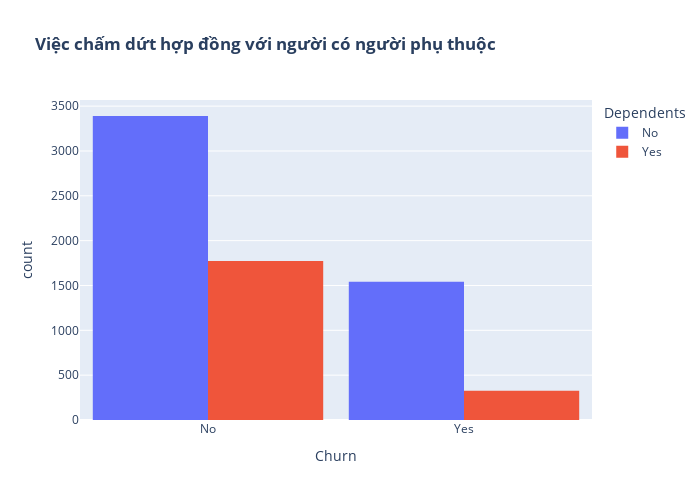

Notebook source saved alongside this figure:
### Markdown cell above
Nhận xét: Phần lớn trường hợp chấm dứt hợp đồng xảy ra khi người dùng thanh toán bằng Electronic check

### Code cell
fig = px.histogram(df, x="Churn", color="Dependents", barmode="group", title="<b>Việc chấm dứt hợp đồng với người có người phụ thuộc</b>")
fig.update_layout(width=700, height=500, bargap=0.1)
fig.show()

### Figure 1 — Plotly figure (JSON) as saved in the notebook; plotly's stock layout.template omitted (floating-point values rounded to 4 significant figures; data arrays with more than 128 entries replaced by an {"elided": "..."} marker saying what was removed)
{"data": [{"alignmentgroup": "True", "bingroup": "x", "hovertemplate": "Dependents=No<br>Churn=%{x}<br>count=%{y}<extra></extra>", "legendgroup": "No", "marker": {"color": "#636efa", "pattern": {"shape": ""}}, "name": "No", "offsetgroup": "No", "orientation": "v", "showlegend": true, "type": "histogram", "x": {"elided": "4933 str values"}, "xaxis": "x", "yaxis": "y"}, {"alignmentgroup": "True", "bingroup": "x", "hovertemplate": "Dependents=Yes<br>Churn=%{x}<br>count=%{y}<extra></extra>", "legendgroup": "Yes", "marker": {"color": "#EF553B", "pattern": {"shape": ""}}, "name": "Yes", "offsetgroup": "Yes", "orientation": "v", "showlegend": true, "type": "histogram", "x": {"elided": "2099 str values"}, "xaxis": "x", "yaxis": "y"}], "layout": {"bargap": 0.1, "barmode": "group", "height": 500, "legend": {"title": {"text": "Dependents"}, "tracegroupgap": 0}, "title": {"text": "<b>Việc chấm dứt hợp đồng với người có người phụ thuộc</b>"}, "width": 700, "xaxis": {"anchor": "y", "domain": [0, 1], "title": {"text": "Churn"}}, "yaxis": {"anchor": "x", "domain": [0, 1], "title": {"text": "count"}}}}
